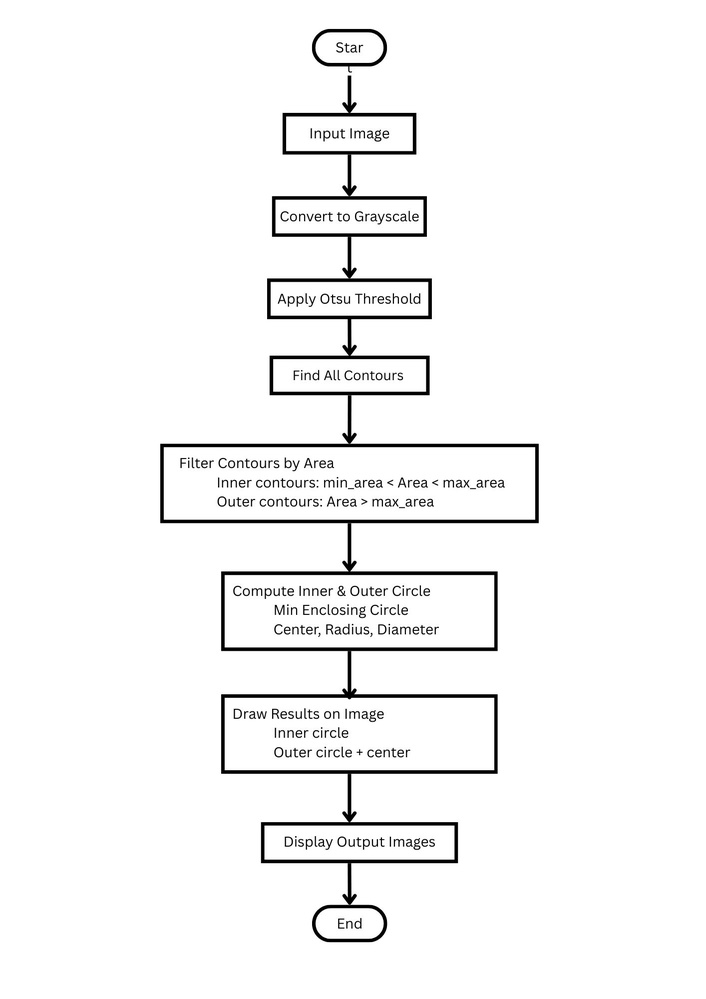
#> input picture Motor_Sparings_Capstone_Project/1.jpg, 706 x 999 px, shrunk from 1414 x 2000 before the run, given in place of the camera
$ python day05_project.py
#> lines starting #> are read from the running program, lines starting #| are printed output that depends on the picture; after the words box and inside, x2 and y2 are one past the last pixel; in counts of white or black regions, pixels touching at a corner belong together
import cv2
import numpy as np

# img_path = '/home/hp/Documents/Daily_Task/Day_2/Assets/shapes_1.jpg'
# img = cv2.imread(img_path)
# if img is None:
#     raise ValueError(f"Could not load image from {img_path}")

cap = cv2.VideoCapture(0)

while True:
    ret, img = cap.read()
#> img is the input picture: shape (999, 706, 3); min 0, max 255, mean 246.3
    if not ret:
        break


    h, w = img.shape[:2]
#> h = 999; w = 706
    original = img.copy()


    gray = cv2.cvtColor(img, cv2.COLOR_BGR2GRAY)
    blurred = cv2.GaussianBlur(gray, (5,5), 0)
    edges = cv2.Canny(blurred, 50, 150)
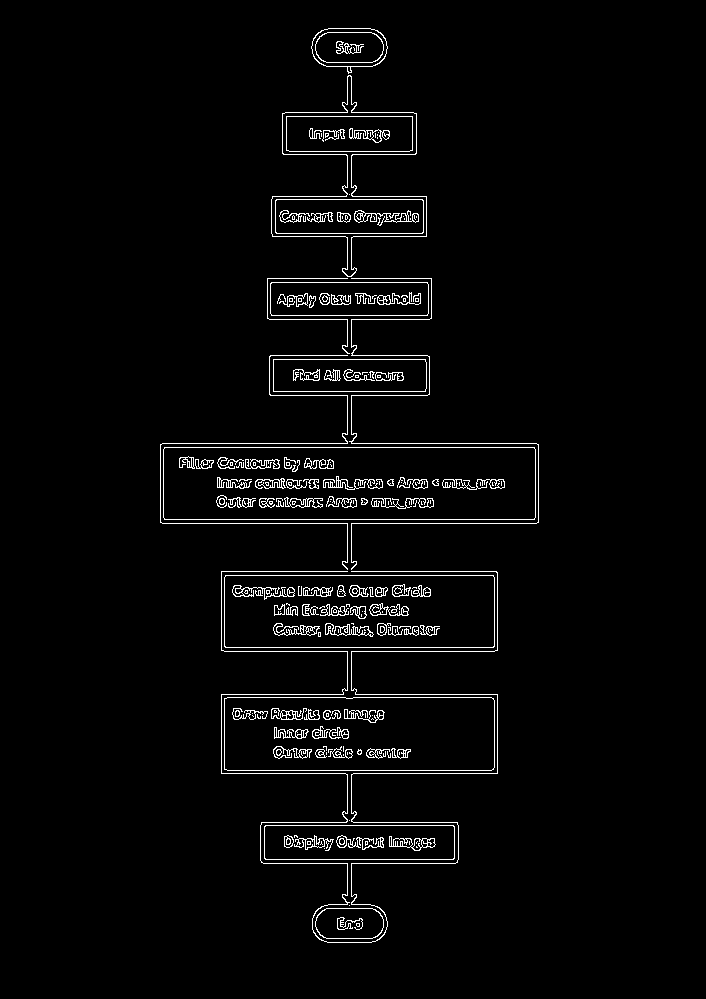
#> edges: shape (999, 706); 2.8% white in thin lines or dots, all inside (x1, y1, x2, y2) = (160, 28, 539, 943)
    contours, hierarchy = cv2.findContours(edges, cv2.RETR_TREE, cv2.CHAIN_APPROX_SIMPLE)
#> contours = 481 contours, 267 with area under 20; largest, box (x1, y1, x2, y2) and area: (163, 447, 536, 520) 26778, (163, 447, 536, 520) 26776, (224, 697, 495, 771) 19690, (224, 697, 495, 771) 19688, (224, 575, 495, 648) 19436
    hierarchy = hierarchy[0]
    print(f"   - Total contours: {len(contours)}")
#|    - Total contours: 481


    children = [[] for _ in contours]
#> children = 481 items, first 6: [], [], [], [], [], []
    for i, h in enumerate(hierarchy):
        parent = h[3]
        if parent != -1:
            children[parent].append(i)
#> this loop made 481 passes
#> (h, parent) on passes 1 to 3: ([5, -1, 1, -1], -1), ([-1, -1, 2, 0], 0), ([4, -1, 3, 1], 1)


    def detect_shape(contour):
        peri = cv2.arcLength(contour, True)
        approx = cv2.approxPolyDP(contour, 0.02 * peri, closed=True)

        if len(approx) == 3:
            return "triangle"
        if len(approx) == 4:
            x, y, bw, bh = cv2.boundingRect(approx)
            aspect_ratio = bw / float(bh)
            if 0.95 <= aspect_ratio <= 1.05:
                return "square"
            return "rectangle"

        area = cv2.contourArea(contour)
        if area == 0:
            return "unknown"
        circularity = 4 * np.pi * area / (peri * peri)
        if circularity > 0.85:
            return "circle"

        return f"polygon"


    def describe(idx):
        contour = contours[idx]
        area = cv2.contourArea(contour)
        if area < 300:
            return
        shape_name = detect_shape(contour)
        x, y, bw, bh = cv2.boundingRect(contour)
        print(f"{shape_name.upper()} (bbox: ({x}, {y}, {bw}, {bh}))")


    for i in range(len(contours)):
        if hierarchy[i][3] == -1:
            describe(i)
#> this loop made 481 passes
#| POLYGON (bbox: (315, 908, 69, 31))
#| RECTANGLE (bbox: (264, 825, 191, 35))
#| RECTANGLE (bbox: (224, 697, 271, 74))
#| RECTANGLE (bbox: (224, 575, 271, 73))
#| RECTANGLE (bbox: (163, 447, 373, 73))
#| RECTANGLE (bbox: (273, 359, 154, 33))
#| RECTANGLE (bbox: (270, 282, 159, 34))
#| POLYGON (bbox: (271, 75, 156, 202))
#> (further printed lines are left out)

    output = original.copy()
    def draw_hierarchy(idx, depth=0):
        if cv2.contourArea(contours[idx]) < 300:
            return
        x, y, bw, bh = cv2.boundingRect(contours[idx])
        color = (0, 255 // (depth + 1), 255 // (depth + 1))
        cv2.rectangle(output, (x, y), (x + bw, y + bh), color, 2)
        cv2.putText(output, detect_shape(contours[idx]).upper(), (x, y - 10),
                    cv2.FONT_HERSHEY_SIMPLEX, 0.7, color, 2)
        for child in children[idx]:
            draw_hierarchy(child, depth + 1)

    for i in range(len(contours)):
        if hierarchy[i][3] == -1:
            draw_hierarchy(i)
#> this loop made 481 passes
    # cv2.imwrite('visualized_shapes.jpg', output)
    # print("Visualization saved as 'visualized_shapes.jpg'")

    cv2.imshow("Shapes", output)
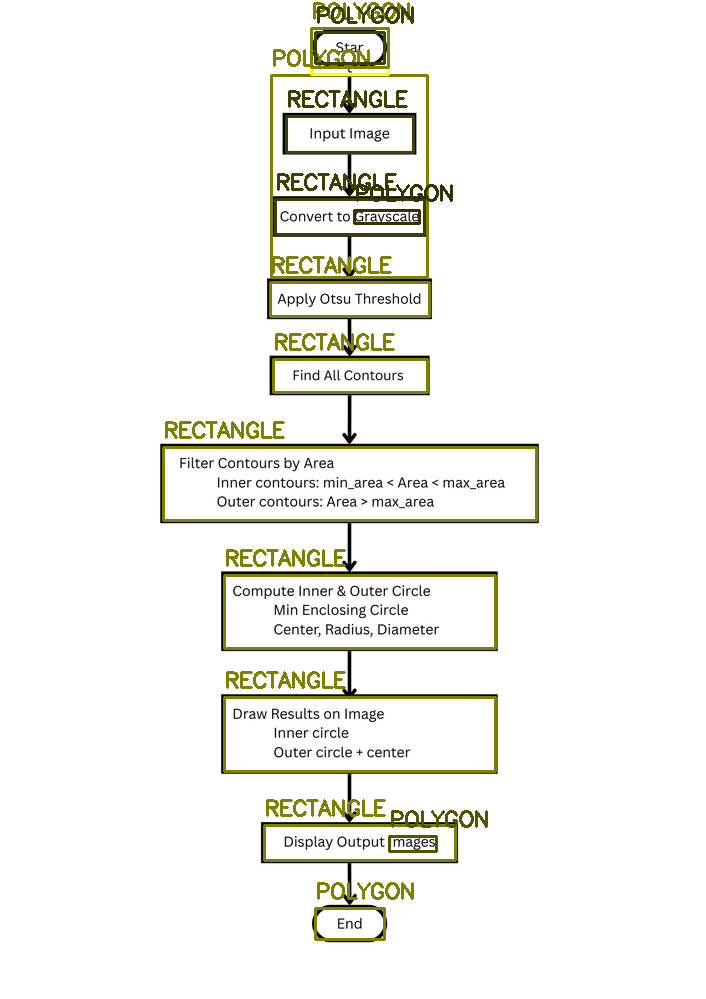
#> window 'Shapes': shape (999, 706, 3); mean B, G, R 239, 243.7, 243.7
    if cv2.waitKey(1) & 0xFF == ord('q'):
#> (key q is pressed here)
        break

cap.release()
cv2.destroyAllWindows()
